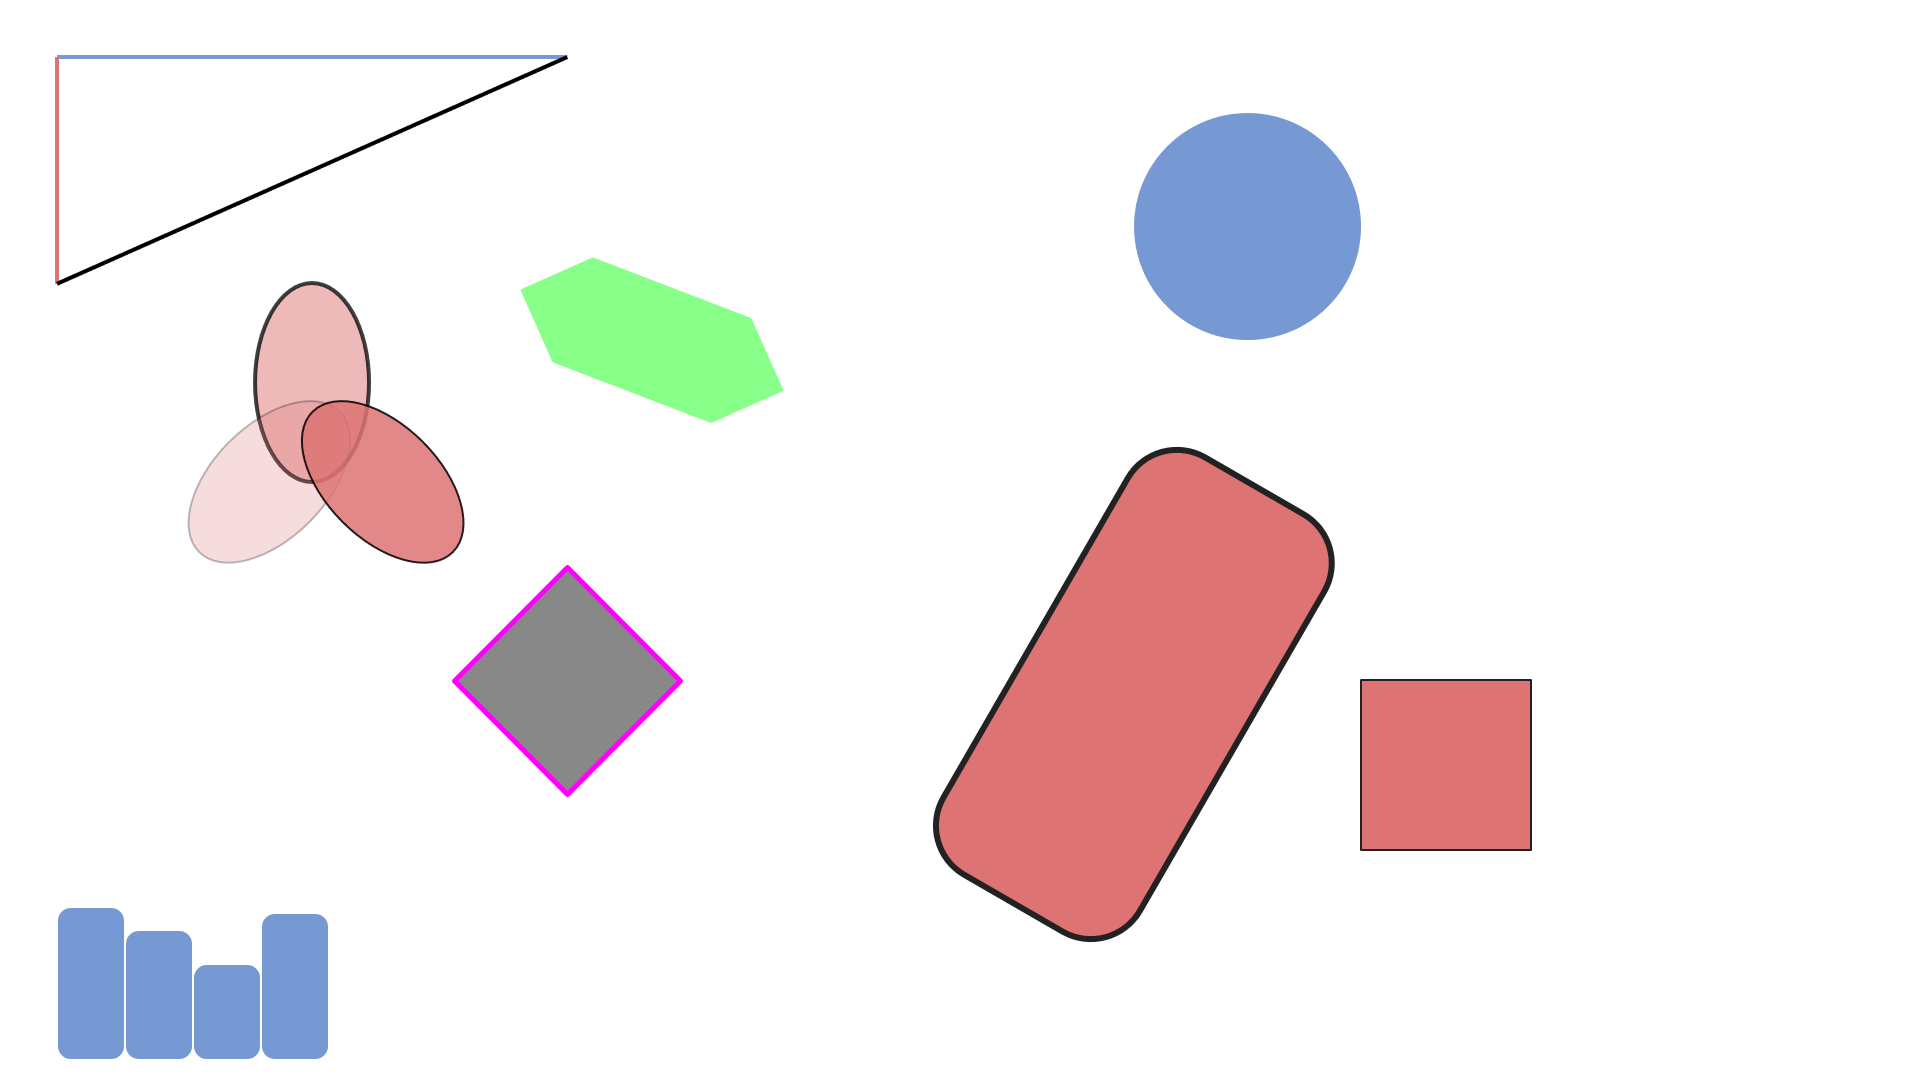

Write Python code to recreate this figure.
import tempfile

from presentation import Presentation


def main() -> None:
    with tempfile.TemporaryDirectory() as temp_path:
        presentation = Presentation(presentation_path="../empty.pptx", work_path=temp_path)

        presentation.add_ellipse({"x": 20, "y": 2, "d": 4, "fill": "#7699d4"})

        presentation.add_rectangle({"x": 18, "y": 8, "w": 4, "h": 8.5, "radius": 0.25, "fill": "#dd7373", "stroke": "#222", "thickness": 3, "rotate": 30})
        presentation.add_rectangle({"x": 24, "y": 12, "w": 3, "h": 3, "radius": 0, "fill": "#dd7373", "stroke": "#222", "thickness": 1})

        presentation.add_lines([
            {"x1": 1, "y1": 1, "x2": 10, "y2": 1, "thickness": 2, "stroke": "#7699d4"},
            {"x1": 1, "y1": 1, "x2": 1, "y2": 5, "thickness": 2, "stroke": "#dd7373"},
            {"x1": 10, "y1": 1, "x2": 1, "y2": 5, "thickness": 2, "stroke": "#000"}
        ])

        presentation.add_ellipses([
            {"x": 4.5, "y": 5, "dx": 2, "dy": 3.5, "fill": "#dd7373", "stroke": "#000000", "thickness": 2, "fill-opacity": 0.5, "stroke-opacity": 0.75},
            {"x": 3, "y": 7.5, "dx": 3.5, "dy": 2, "fill": "#dd7373", "stroke": "#000000", "opacity": 0.25, "rotate": -45},
            {"x": 5, "y": 7.5, "dx": 3.5, "dy": 2, "fill": "#dd7373", "stroke": "#000000", "opacity": 0.85, "rotate": 45}
        ])

        presentation.add_polygons([
            {
                "points": [{"x": 10, "y": 10}, {"x": 12, "y": 12}, {"x": 10, "y": 14}, {"x": 8, "y": 12}, {"x": 10, "y": 10}],
                "stroke": "#ff00ff",
                "fill": "888888",
                "thickness": 2.5
            },
            {
                "points": [{"x": 13, "y": 5}, {"x": 14, "y": 6}, {"x": 13, "y": 7}, {"x": 10, "y": 7}, {"x": 9, "y": 6}, {"x": 10, "y": 5}],
                "stroke": "#ffffff",
                "fill": "#88ff88",
                "thickness": 0.5,
                "rotate": 21
            },
        ])

        presentation.add_rectangles([
            {"x": 1, "y": 16, "w": 1.2, "h": 2.7, "radius": 0.2, "fill": "#7699d4", "stroke": "#fff"},
            {"x": 2.2, "y": 16.4, "w": 1.2, "h": 2.3, "radius": 0.2, "fill": "#7699d4", "stroke": "#fff"},
            {"x": 3.4, "y": 17, "w": 1.2, "h": 1.7, "radius": 0.2, "fill": "#7699d4", "stroke": "#fff"},
            {"x": 4.6, "y": 16.1, "w": 1.2, "h": 2.6, "radius": 0.2, "fill": "#7699d4", "stroke": "#fff"}
        ])

        presentation.save("basic.pptx")


if __name__ == "__main__":
    main()
